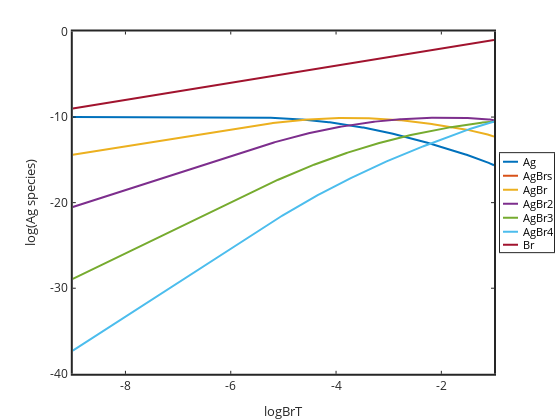

Notebook source saved alongside this figure:
### Code cell
h=plot(logBrT,log10(Ag),logBrT,log10(AgBrs),logBrT,log10(AgBr),logBrT,log10(AgBr2),logBrT,log10(AgBr3),logBrT,log10(AgBr4),logBrT,log10(Br));
set(h,'linewidth',2)
set(gca,'linewidth',2,'fontsize',12)
xlabel('logBrT'); ylabel('log(Ag species)')
legend('Ag','AgBrs','AgBr','AgBr2','AgBr3','AgBr4','Br','location','eastoutside')
axis([-9 -1 -40 0])
%exportforplot=[...
%logBrT' log10(Ag)' log10(AgBrs)' log10(AgBr)' log10(AgBr2)' log10(AgBr3)' log10(AgBr4)'
%]

### Figure 1 — Plotly figure (JSON) as saved in the notebook; plotly's stock layout.template omitted (floating-point values rounded to 4 significant figures; data arrays with more than 128 entries replaced by an {"elided": "..."} marker saying what was removed)
{"data": [{"line": {"color": "rgb(0,113,188)", "dash": "solid", "width": 2}, "marker": {"color": "rgb(0,113,188)", "line": {"color": "rgb(0,113,188)"}, "size": 6, "symbol": "none"}, "mode": "lines", "name": "Ag", "showlegend": true, "type": "scatter", "visibility": true, "x": {"elided": "401 float values"}, "xaxis": "x", "y": {"elided": "401 float values"}, "yaxis": "y"}, {"line": {"color": "rgb(216,82,24)", "dash": "solid", "width": 2}, "marker": {"color": "rgb(216,82,24)", "line": {"color": "rgb(216,82,24)"}, "size": 6, "symbol": "none"}, "mode": "lines", "name": "AgBrs", "showlegend": true, "type": "scatter", "visibility": true, "x": {"elided": "401 float values"}, "xaxis": "x", "y": {"elided": "401 null values"}, "yaxis": "y"}, {"line": {"color": "rgb(236,176,31)", "dash": "solid", "width": 2}, "marker": {"color": "rgb(236,176,31)", "line": {"color": "rgb(236,176,31)"}, "size": 6, "symbol": "none"}, "mode": "lines", "name": "AgBr", "showlegend": true, "type": "scatter", "visibility": true, "x": {"elided": "401 float values"}, "xaxis": "x", "y": {"elided": "401 float values"}, "yaxis": "y"}, {"line": {"color": "rgb(125,46,141)", "dash": "solid", "width": 2}, "marker": {"color": "rgb(125,46,141)", "line": {"color": "rgb(125,46,141)"}, "size": 6, "symbol": "none"}, "mode": "lines", "name": "AgBr2", "showlegend": true, "type": "scatter", "visibility": true, "x": {"elided": "401 float values"}, "xaxis": "x", "y": {"elided": "401 float values"}, "yaxis": "y"}, {"line": {"color": "rgb(118,171,47)", "dash": "solid", "width": 2}, "marker": {"color": "rgb(118,171,47)", "line": {"color": "rgb(118,171,47)"}, "size": 6, "symbol": "none"}, "mode": "lines", "name": "AgBr3", "showlegend": true, "type": "scatter", "visibility": true, "x": {"elided": "401 float values"}, "xaxis": "x", "y": {"elided": "401 float values"}, "yaxis": "y"}, {"line": {"color": "rgb(76,189,237)", "dash": "solid", "width": 2}, "marker": {"color": "rgb(76,189,237)", "line": {"color": "rgb(76,189,237)"}, "size": 6, "symbol": "none"}, "mode": "lines", "name": "AgBr4", "showlegend": true, "type": "scatter", "visibility": true, "x": {"elided": "401 float values"}, "xaxis": "x", "y": {"elided": "401 float values"}, "yaxis": "y"}, {"line": {"color": "rgb(161,19,46)", "dash": "solid", "width": 2}, "marker": {"color": "rgb(161,19,46)", "line": {"color": "rgb(161,19,46)"}, "size": 6, "symbol": "none"}, "mode": "lines", "name": "Br", "showlegend": true, "type": "scatter", "visibility": true, "x": {"elided": "401 float values"}, "xaxis": "x", "y": {"elided": "401 float values"}, "yaxis": "y"}, {"hoverinfo": "none", "line": {"color": "rgb(0,113,188)", "dash": "solid", "width": 2}, "marker": {"color": "rgb(0,113,188)", "line": {"color": "rgb(0,113,188)"}, "size": 6, "symbol": "none"}, "mode": "lines", "name": "", "showlegend": false, "type": "scatter", "visibility": true, "x": [3, 18], "xaxis": "x2", "y": [8.5, 8.5], "yaxis": "y2"}, {"hoverinfo": "none", "line": {"color": "rgb(216,82,24)", "dash": "solid", "width": 2}, "marker": {"color": "rgb(216,82,24)", "line": {"color": "rgb(216,82,24)"}, "size": 6, "symbol": "none"}, "mode": "lines", "name": "", "showlegend": false, "type": "scatter", "visibility": true, "x": [3, 18], "xaxis": "x2", "y": [22.5, 22.5], "yaxis": "y2"}, {"hoverinfo": "none", "line": {"color": "rgb(236,176,31)", "dash": "solid", "width": 2}, "marker": {"color": "rgb(236,176,31)", "line": {"color": "rgb(236,176,31)"}, "size": 6, "symbol": "none"}, "mode": "lines", "name": "", "showlegend": false, "type": "scatter", "visibility": true, "x": [3, 18], "xaxis": "x2", "y": [36.5, 36.5], "yaxis": "y2"}, {"hoverinfo": "none", "line": {"color": "rgb(125,46,141)", "dash": "solid", "width": 2}, "marker": {"color": "rgb(125,46,141)", "line": {"color": "rgb(125,46,141)"}, "size": 6, "symbol": "none"}, "mode": "lines", "name": "", "showlegend": false, "type": "scatter", "visibility": true, "x": [3, 18], "xaxis": "x2", "y": [50.5, 50.5], "yaxis": "y2"}, {"hoverinfo": "none", "line": {"color": "rgb(118,171,47)", "dash": "solid", "width": 2}, "marker": {"color": "rgb(118,171,47)", "line": {"color": "rgb(118,171,47)"}, "size": 6, "symbol": "none"}, "mode": "lines", "name": "", "showlegend": false, "type": "scatter", "visibility": true, "x": [3, 18], "xaxis": "x2", "y": [64.5, 64.5], "yaxis": "y2"}, {"hoverinfo": "none", "line": {"color": "rgb(76,189,237)", "dash": "solid", "width": 2}, "marker": {"color": "rgb(76,189,237)", "line": {"color": "rgb(76,189,237)"}, "size": 6, "symbol": "none"}, "mode": "lines", "name": "", "showlegend": false, "type": "scatter", "visibility": true, "x": [3, 18], "xaxis": "x2", "y": [78.5, 78.5], "yaxis": "y2"}, {"hoverinfo": "none", "line": {"color": "rgb(161,19,46)", "dash": "solid", "width": 2}, "marker": {"color": "rgb(161,19,46)", "line": {"color": "rgb(161,19,46)"}, "size": 6, "symbol": "none"}, "mode": "lines", "name": "", "showlegend": false, "type": "scatter", "visibility": true, "x": [3, 18], "xaxis": "x2", "y": [91.5, 91.5], "yaxis": "y2"}], "layout": {"annotations": [{"font": {"color": "rgb(0, 0, 0)", "size": 10.8}, "showarrow": false, "text": "Ag", "x": 21, "xanchor": "left", "xref": "x2", "y": 8.5, "yanchor": "middle", "yref": "y2"}, {"font": {"color": "rgb(0, 0, 0)", "size": 10.8}, "showarrow": false, "text": "AgBrs", "x": 21, "xanchor": "left", "xref": "x2", "y": 22.5, "yanchor": "middle", "yref": "y2"}, {"font": {"color": "rgb(0, 0, 0)", "size": 10.8}, "showarrow": false, "text": "AgBr", "x": 21, "xanchor": "left", "xref": "x2", "y": 36.5, "yanchor": "middle", "yref": "y2"}, {"font": {"color": "rgb(0, 0, 0)", "size": 10.8}, "showarrow": false, "text": "AgBr2", "x": 21, "xanchor": "left", "xref": "x2", "y": 50.5, "yanchor": "middle", "yref": "y2"}, {"font": {"color": "rgb(0, 0, 0)", "size": 10.8}, "showarrow": false, "text": "AgBr3", "x": 21, "xanchor": "left", "xref": "x2", "y": 64.5, "yanchor": "middle", "yref": "y2"}, {"font": {"color": "rgb(0, 0, 0)", "size": 10.8}, "showarrow": false, "text": "AgBr4", "x": 21, "xanchor": "left", "xref": "x2", "y": 78.5, "yanchor": "middle", "yref": "y2"}, {"font": {"color": "rgb(0, 0, 0)", "size": 10.8}, "showarrow": false, "text": "Br", "x": 21, "xanchor": "left", "xref": "x2", "y": 91.5, "yanchor": "middle", "yref": "y2"}], "height": 420, "hovermode": "closest", "margin": {"b": 0, "l": 0, "r": 0, "t": 0}, "plot_bgcolor": "rgba(0, 0, 0, 0)", "showlegend": false, "width": 560, "xaxis": {"anchor": "y", "autorange": false, "domain": [0.13, 0.8821], "exponentformat": "none", "gridcolor": "rgba(38,38,38,0.15)", "gridwidth": 2, "linecolor": "rgb(38,38,38)", "linewidth": 2, "mirror": "ticks", "range": [-9, -1], "showgrid": false, "showline": true, "side": "bottom", "spikedash": "solid", "spikemode": "across", "spikesides": false, "spikethickness": 1, "tickangle": 0, "tickcolor": "rgb(38,38,38)", "tickfont": {"color": "rgb(38,38,38)", "size": 12}, "ticklen": 3, "ticks": "inside", "ticktext": ["-8", "-6", "-4", "-2"], "tickvals": [-8, -6, -4, -2], "title": {"font": {"color": "rgb(38,38,38)", "size": 13.2}, "text": "logBrT"}, "type": "linear", "visible": true, "zeroline": false}, "xaxis2": {"anchor": "y2", "autorange": false, "domain": [0.8929, 0.9893], "exponentformat": "none", "fixedrange": true, "gridcolor": "rgba(38,38,38,0.15)", "gridwidth": 1, "linecolor": "rgb(38,38,38)", "linewidth": 1, "mirror": true, "range": [0, 54], "showgrid": false, "showline": true, "showspikes": false, "side": "bottom", "spikedash": "solid", "spikemode": "across", "spikesides": false, "spikethickness": 1, "tickangle": 0, "tickcolor": "rgb(38,38,38)", "tickfont": {"color": "rgb(38,38,38)", "size": 10.8}, "ticklen": 3, "ticks": "", "ticktext": [], "tickvals": [], "title": {"font": {"color": "rgb(0, 0, 0)", "size": 11.88}, "text": ""}, "type": "linear", "visible": true, "zeroline": false}, "yaxis": {"anchor": "x", "autorange": false, "domain": [0.11, 0.925], "exponentformat": "none", "gridcolor": "rgba(38,38,38,0.15)", "gridwidth": 2, "linecolor": "rgb(38,38,38)", "linewidth": 2, "mirror": "ticks", "range": [-40, 0], "showgrid": false, "showline": true, "side": "left", "spikedash": "solid", "spikemode": "across", "spikesides": false, "spikethickness": 1, "tickangle": 0, "tickcolor": "rgb(38,38,38)", "tickfont": {"color": "rgb(38,38,38)", "size": 12}, "ticklen": 3, "ticks": "inside", "ticktext": ["-40", "-30", "-20", "-10", "0"], "tickvals": [-40, -30, -20, -10, 0], "title": {"font": {"color": "rgb(38,38,38)", "size": 13.2}, "text": "log(Ag species)"}, "type": "linear", "visible": true, "zeroline": false}, "yaxis2": {"anchor": "x2", "autorange": false, "domain": [0.3996, 0.6354], "exponentformat": "none", "fixedrange": true, "gridcolor": "rgba(38,38,38,0.15)", "gridwidth": 1, "linecolor": "rgb(38,38,38)", "linewidth": 1, "mirror": true, "range": [99, 0], "showgrid": false, "showline": true, "showspikes": false, "side": "left", "spikedash": "solid", "spikemode": "across", "spikesides": false, "spikethickness": 1, "tickangle": 0, "tickcolor": "rgb(38,38,38)", "tickfont": {"color": "rgb(38,38,38)", "size": 10.8}, "ticklen": 3, "ticks": "", "ticktext": [], "tickvals": [], "title": {"font": {"color": "rgb(0, 0, 0)", "size": 11.88}, "text": ""}, "type": "linear", "visible": true, "zeroline": false}}}
